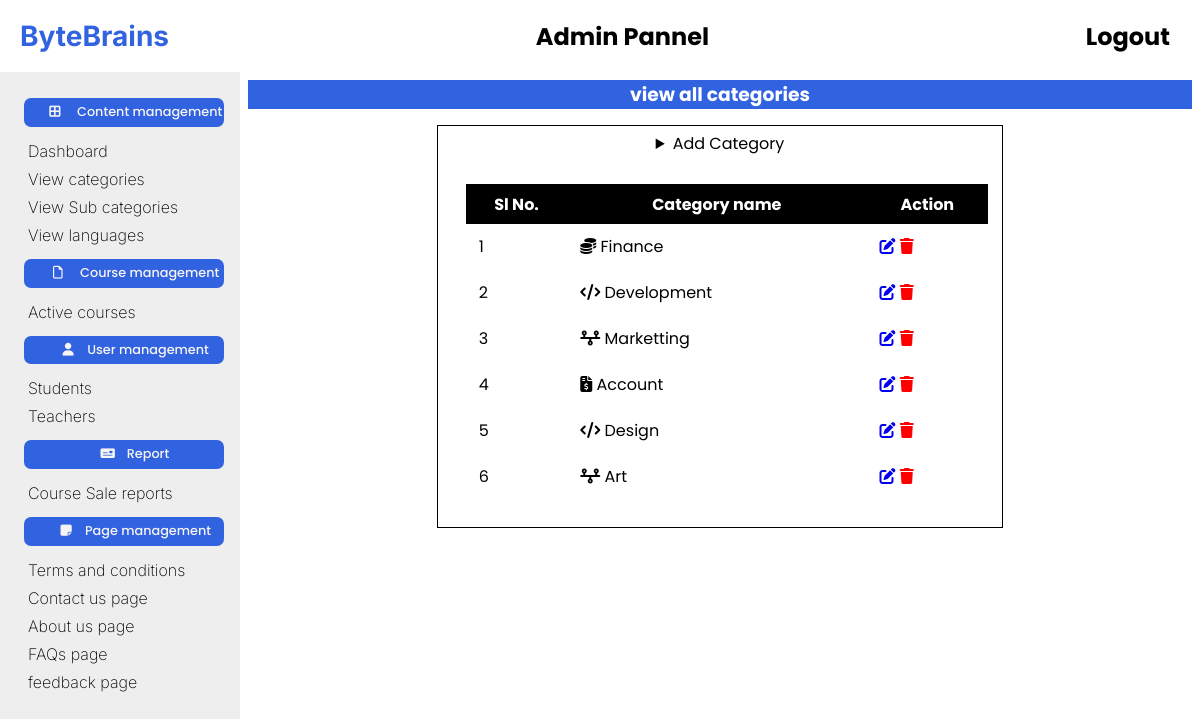
Page /admin/index.php?vcat (signed in) on the committed database.
### tables this page shows
CREATE TABLE `categories` (
  `category_ID` int(25) NOT NULL,
  `categoryName` varchar(255) NOT NULL,
  `cat_icon` text NOT NULL
);

### admin/inc/functions.php (the view, shortened to what this page needs)
<?php
function view_categories()
{
    include ("inc/db_con.php");
    $get_cat = $conn->prepare("SELECT * FROM categories");
    $get_cat->setFetchMode(PDO::FETCH_ASSOC);
    $get_cat->execute();
    $i = 1;
    while ($row = $get_cat->fetch()) {
        echo "<tr>
                    <td>" . $i++ . "</td>
                    <td>" . $row['cat_icon'] . " " . $row['categoryName'] . "</td>
                    <td><a href='index.php?vcat&edit_cat=" . $row['category_ID'] . "' title='Edit'><i class='fa-solid fa-pen-to-square'></i></a>
                        <a style='color:red;' href='index.php?vcat&del_cat=" . $row['category_ID'] . "' title='Delete'><i class='fa-solid fa-trash'></i></a></td>
             </tr>";
    }
}
?>

### admin/css/style.css (style rules this page uses)
:root { --primary-color: #3162DF; --secondary-color: #0684DD; --grayC: rgb(69, 60, 60); }
* { margin: 0; padding: 0; box-sizing: border-box; font-family: 'Poppins', 'Inter', 'Times New Roman'; }
a { text-decoration: none; }
td { padding:2%; padding-left: 2.5%; }

### rows in the picture
categories: categoryName "Finance"
categories: categoryName "Development"
categories: categoryName "Marketting"
categories: categoryName "Account"
categories: categoryName "Design"
categories: categoryName "Art"
